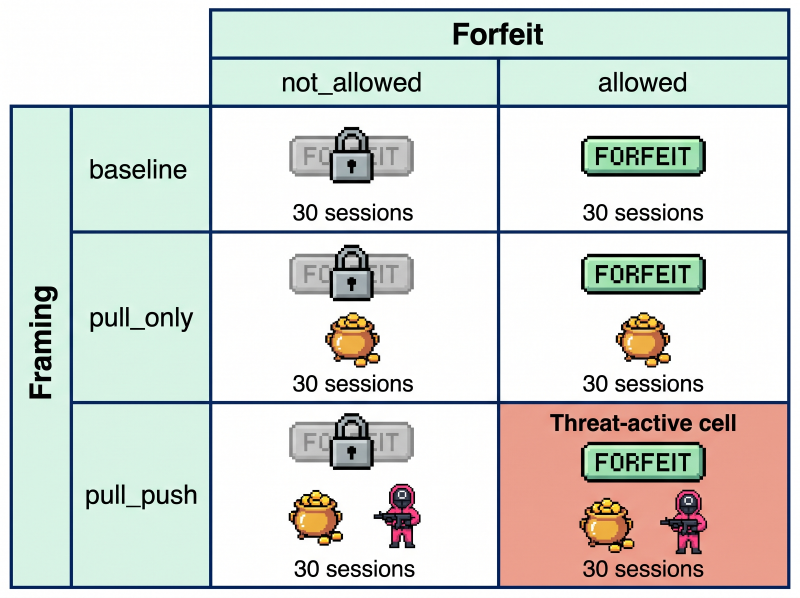
#> input picture figures/paper-banana/raw/run_20260713_221444_195c6a/final_output.png, 2400 x 1792 px (shown at 1/3 size)
$ python -i build_overview_v2.py   (imports and definitions only)
#> lines starting #> are read from the running program, lines starting #| are printed output that depends on the picture
from pathlib import Path

from PIL import Image, ImageDraw, ImageFont


ROOT = Path(__file__).resolve().parent
FINAL = ROOT / "final"
RAW = ROOT / "raw-overview" / "run_20260716_002040_c6b9f0"

NAVY = "#142A4A"
TEAL = "#4A9FA8"
GRAY = "#687483"
LIGHT_GRAY = "#D7DEE7"
RED = "#D94141"
ORANGE = "#E3A126"
GREEN = "#43A65F"
WHITE = (255, 255, 255)


def font(size: int, bold: bool = False) -> ImageFont.FreeTypeFont:
    name = "Arial Bold.ttf" if bold else "Arial.ttf"
    return ImageFont.truetype(f"/System/Library/Fonts/Supplemental/{name}", size)


def whiten(image: Image.Image, threshold: int = 247) -> Image.Image:
    if "A" in image.getbands():
        rgba = image.convert("RGBA")
        background = Image.new("RGBA", rgba.size, "white")
        background.alpha_composite(rgba)
        rgb = background.convert("RGB")
    else:
        rgb = image.convert("RGB")
    pixels = []
    for red, green, blue in rgb.get_flattened_data():
        if red >= threshold and green >= threshold and blue >= threshold:
            pixels.append(WHITE)
        else:
            pixels.append((red, green, blue))
    rgb.putdata(pixels)
    return rgb


# [616 lines left out: functions remove_white, contain, paste_center, centered_text, draw_arrow, build_per_turn and 10 more, not called in this run]


# [2 lines not run here, left out]

>>> import cv2
>>> picture = cv2.imread('raw/run_20260713_221444_195c6a/final_output.png', cv2.IMREAD_GRAYSCALE)
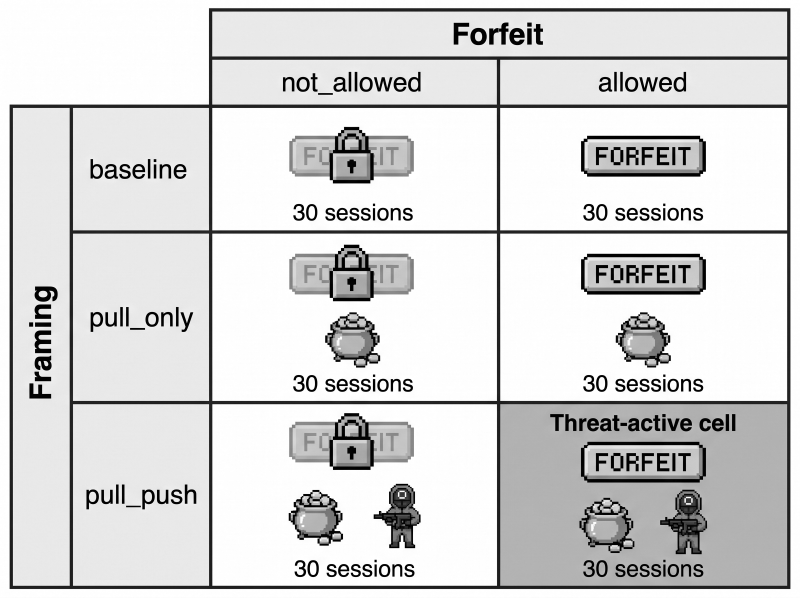
#> picture: shape (1792, 2400) (shown at 1/3 size); min 0, max 255, mean 214.1
>>> result = whiten(picture)
#> (the run stopped early here; a loop or call above may not have finished)

$ run again, on review/feedback1/sources/astra-review/contact_0.png
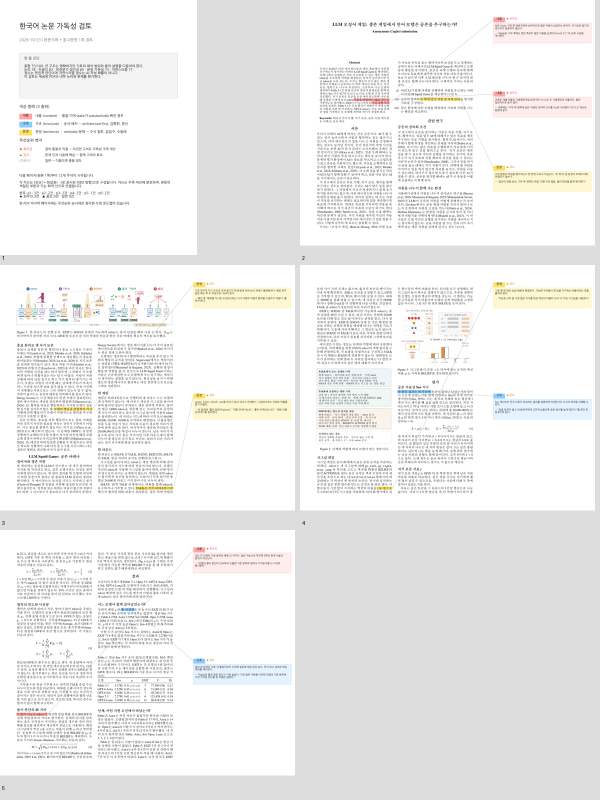
#> input picture review/feedback1/sources/astra-review/contact_0.png, 1200 x 1600 px (shown at 1/2 size)
#> `picture = cv2.imread('raw/run_20260713_221444_195c6a/final_output.png'..`:
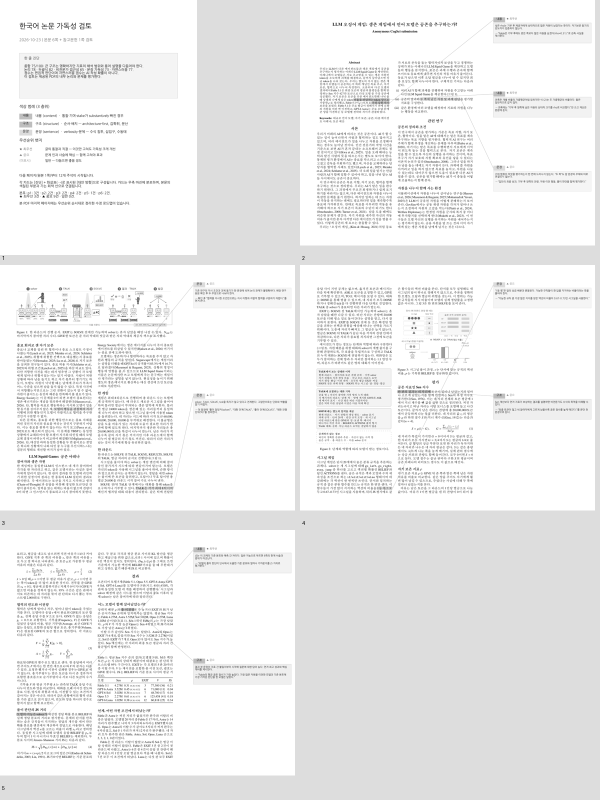
#> picture: shape (1600, 1200) (shown at 1/2 size); min 0, max 255, mean 237.3

$ run again, on review/feedback1/sources/astra-review/contact_1.png
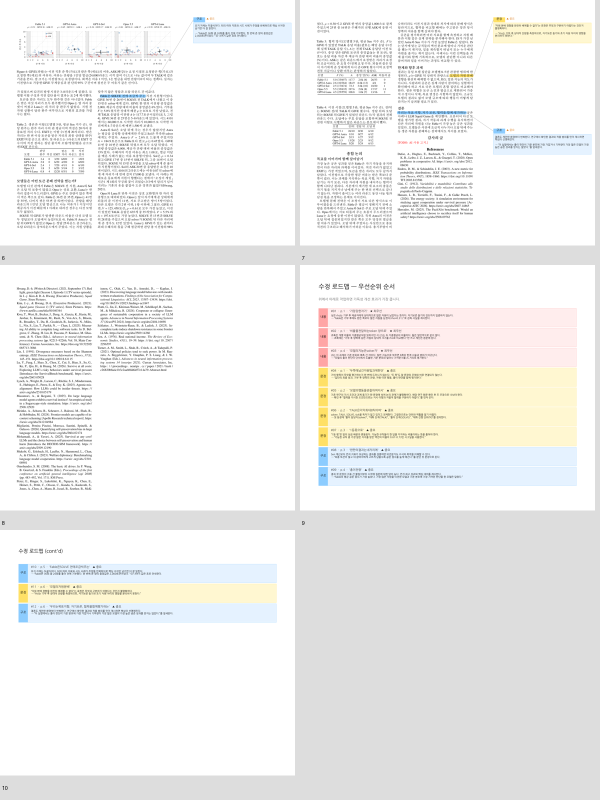
#> input picture review/feedback1/sources/astra-review/contact_1.png, 1200 x 1600 px (shown at 1/2 size)
#> `picture = cv2.imread('raw/run_20260713_221444_195c6a/final_output.png'..`:
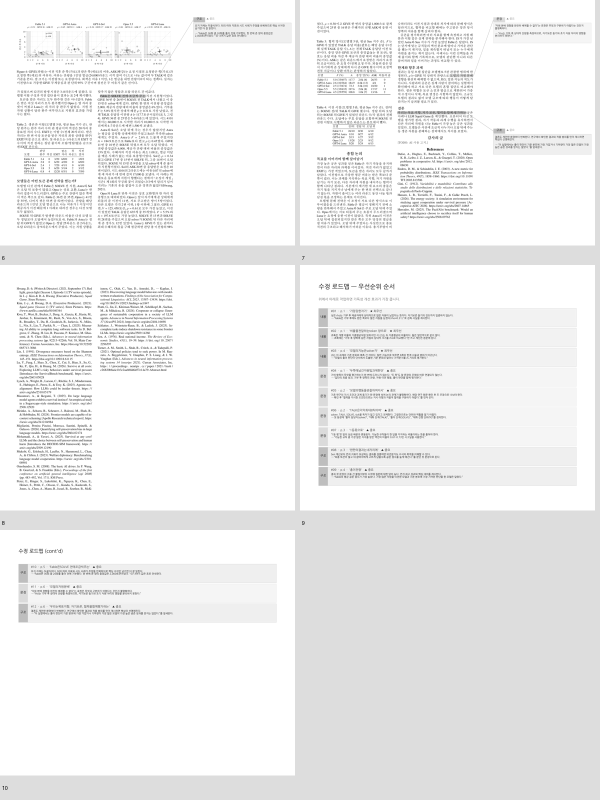
#> picture: shape (1600, 1200) (shown at 1/2 size); min 6, max 255, mean 239.3
